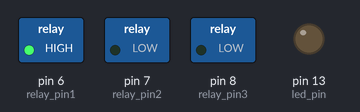
Simulated run of this sketch. Board: Arduino Uno, built with avr-gcc and run on an emulated ATmega328P. Shown: switched loads named in the sketch (green lamp = pin HIGH), output pins drawn as LEDs (lit = HIGH). Random numbers use the default seed unless the sketch sets one.

Above: at 5.55 s.
At 10.8 s:
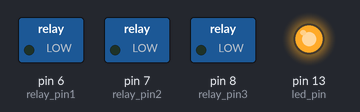
At 15.65 s:
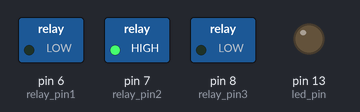
At 26.35 s:
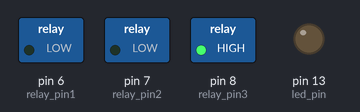
At 44.6 s:
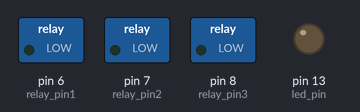
Timing chart, 0 to 45.0 s (numbered marks = the images above):
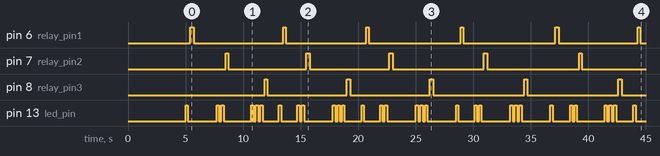

Measured:
- by itself, pin 6 (relay_pin1): goes HIGH 0.30 s, 3 × (LOW 7.8 s, HIGH 0.20 s), LOW 8.0 s, HIGH 0.30 s, LOW 6.9 s, HIGH 0.20 s, then LOW
- by itself, pin 7 (relay_pin2): LOW → HIGH at 8.5 s, → LOW 0.20 s later, → HIGH 6.8 s later, → LOW 0.30 s later, … (10 changes in this stretch)
- by itself, pin 8 (relay_pin3): LOW → HIGH at 11.9 s, → LOW 0.20 s later, → HIGH 6.9 s later, → LOW 0.30 s later, … (10 changes in this stretch)
- by itself, pin 13 (led_pin): LOW → HIGH at 5.0 s, → LOW 0.20 s later, → HIGH 2.5 s later, → LOW 0.20 s later, … (62 changes in this stretch)

The sketch:

ghost_popper.ino
```cpp
// This is the psuedocode

/*

 - define the pin number for each relay
 - define a range for the min amnount of time between a pop, and the max amount of time
 - define a range for the min amount of time that the ghost is popping, and the max amount of time
 - select a random number in the first range, and assign it to a variable
 - select a random number in the second range, and assign it to a variable

 - loop the following:
 - delay turning on the relay for the value of the first variable
 - delay keeping the relay on for the value of the second variable

*/

struct {
  int led_pin = 13;

  int relay_pin1 = 6;
  int relay_pin2 = 7;
  int relay_pin3 = 8;
} pins;


struct {
  int min_btw_pop = 1;
  int max_btw_pop = 3;

  int min_len_pop = 2;
  int max_len_pop = 4;
} info;

int rand_btw_pop() {
  int rand_value = random(info.min_btw_pop, info.max_btw_pop);
  return rand_value;
};

int rand_len_pop() {
  int rand_value = random(info.min_len_pop, info.max_len_pop);
  return rand_value;
};


void blink(int num_blinks){
  for (int i = 0; i < num_blinks; i++) {
    digitalWrite(pins.led_pin, HIGH);
    delay(200);
    digitalWrite(pins.led_pin, LOW);
    delay(200);
  }
}

void setup() {
   pinMode(pins.led_pin, OUTPUT);

   pinMode(pins.relay_pin1, OUTPUT);
   pinMode(pins.relay_pin2, OUTPUT);
   pinMode(pins.relay_pin3, OUTPUT);
   delay(5000);
}

void loop() {
  int btw_pop = rand_btw_pop() * 1000;
  int len_pop = rand_len_pop() * 100;

  blink(1);
  digitalWrite(pins.relay_pin1, HIGH);
  delay(len_pop);
  digitalWrite(pins.relay_pin1, LOW);
  delay(btw_pop);

  btw_pop = rand_btw_pop() * 1000;
  len_pop = rand_len_pop() * 100;

  blink(2);
  digitalWrite(pins.relay_pin2, HIGH);
  delay(len_pop);
  digitalWrite(pins.relay_pin2, LOW);
  delay(btw_pop);

  btw_pop = rand_btw_pop() * 1000;
  len_pop = rand_len_pop() * 100;

  blink(3);
  digitalWrite(pins.relay_pin3, HIGH);
  delay(len_pop);
  digitalWrite(pins.relay_pin3, LOW);
  delay(btw_pop);
}
```
